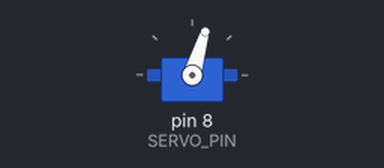
This sketch was run on a simulated Arduino Uno, built with avr-gcc and run on an emulated ATmega328P. Shown: servo.

Above: at 0.05 s.
At 0.85 s:
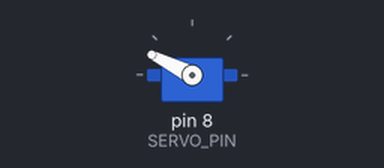
At 1.2 s:
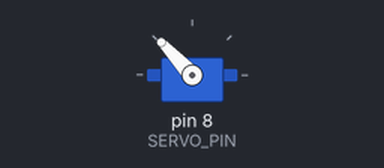
At 1.65 s:
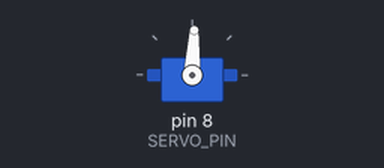
Timing chart, 0 to 4.2 s (numbered marks = the images above):
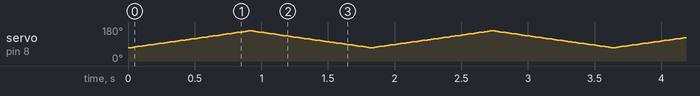

The sketch:

ServoWave2.ino
```cpp
/* This program reads an integer input from 0 to 100 from the serial monitor and makes a
 *  Servo motor wave at a speed proportional to the input. */

#include <Servo.h>

#define REQUIRED_TIMEOUT 100
#define SERVO_PIN 8
#define DELAY 10
#define RIGHT_POSITION_LIMIT 70
#define LEFT_POSITION_LIMIT 160

Servo servo;
int Position=RIGHT_POSITION_LIMIT, input=1;
void setup() {
  Serial.begin(9600);
  Serial.setTimeout(REQUIRED_TIMEOUT);
  servo.attach(SERVO_PIN);
  servo.write(RIGHT_POSITION_LIMIT);
  delay (DELAY);
}

void loop() {

//Check that the input is non zero, if yes, then start waving.
//Check for any new input for every position increment.

if(input!=0){

  // Wave in counter clockwise direction.

  while(Position<LEFT_POSITION_LIMIT){
    Position=Position+input;                      // Increment the position by a step size aquired from the input.
    servo.write(Position);
    serialEvent();                                // Check for any new input for every position increment.
    if(input==0) break;                           // If input is zero, stop waving.
    delay(DELAY);
  }
  // Wave in clockwise direction.
  while(Position>RIGHT_POSITION_LIMIT){
    Position=Position-input;
    servo.write(Position);
    serialEvent();                                // Check for any new input for every position increment.
    if(input==0) break;                           // If input is zero, stop waving.
    delay(DELAY);
    }
}

  }
/* serialEvent() is a function that will be called on every time we want to check
 * if something was written to the buffer and store the value as an integer
 * "input" which will be used to determine the speed of the waving of the Servo.*/
void serialEvent () {
    if(Serial.available()>0)
    {
      input=Serial.parseInt();
      input=input/10;                   // Truncate the input to a value from 0 to 10,
    }                                   // which will be used to increment the Servo position.

  }
```
